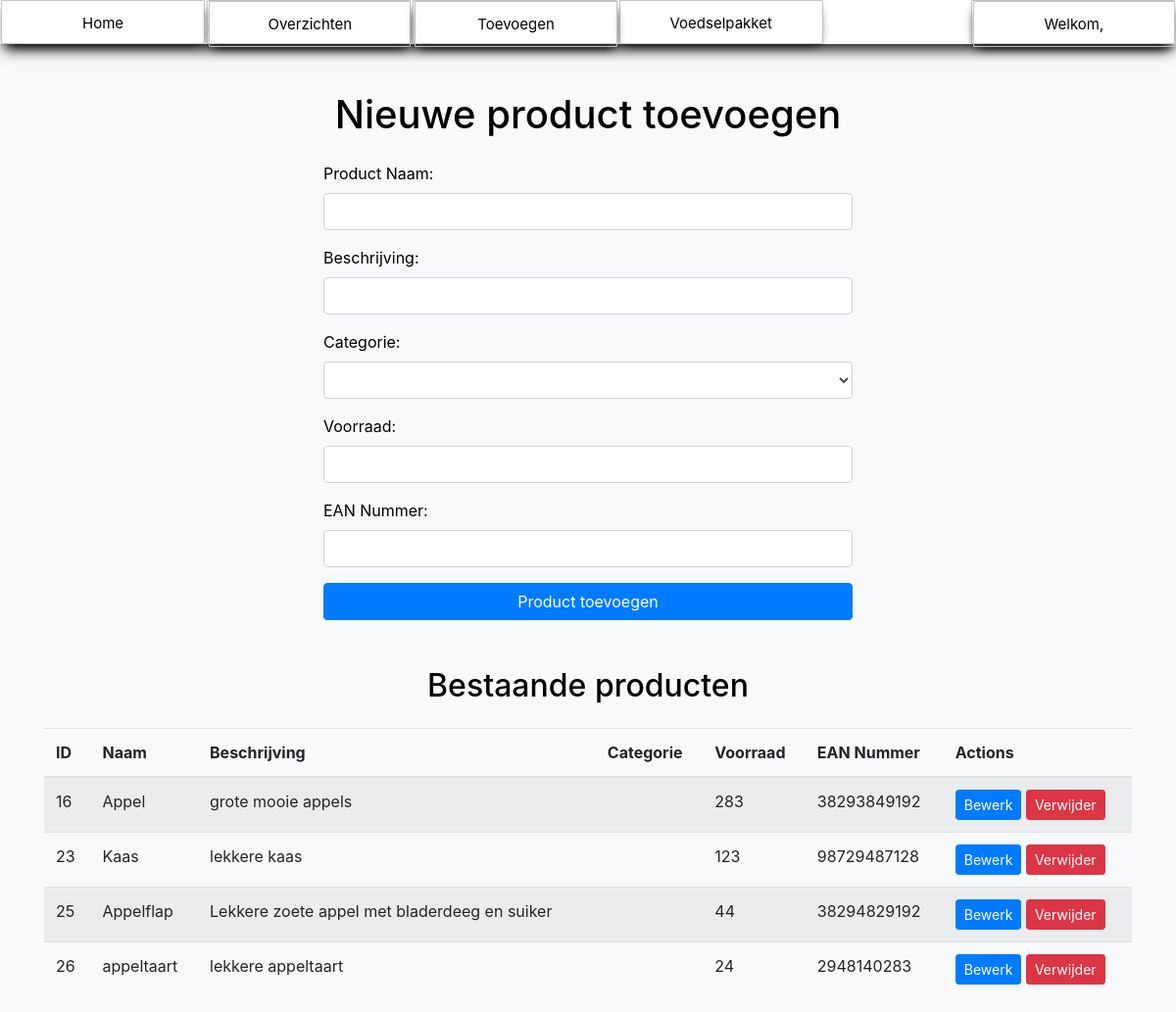
Page /productentoevoegen.php (signed in) on the earlier database version.
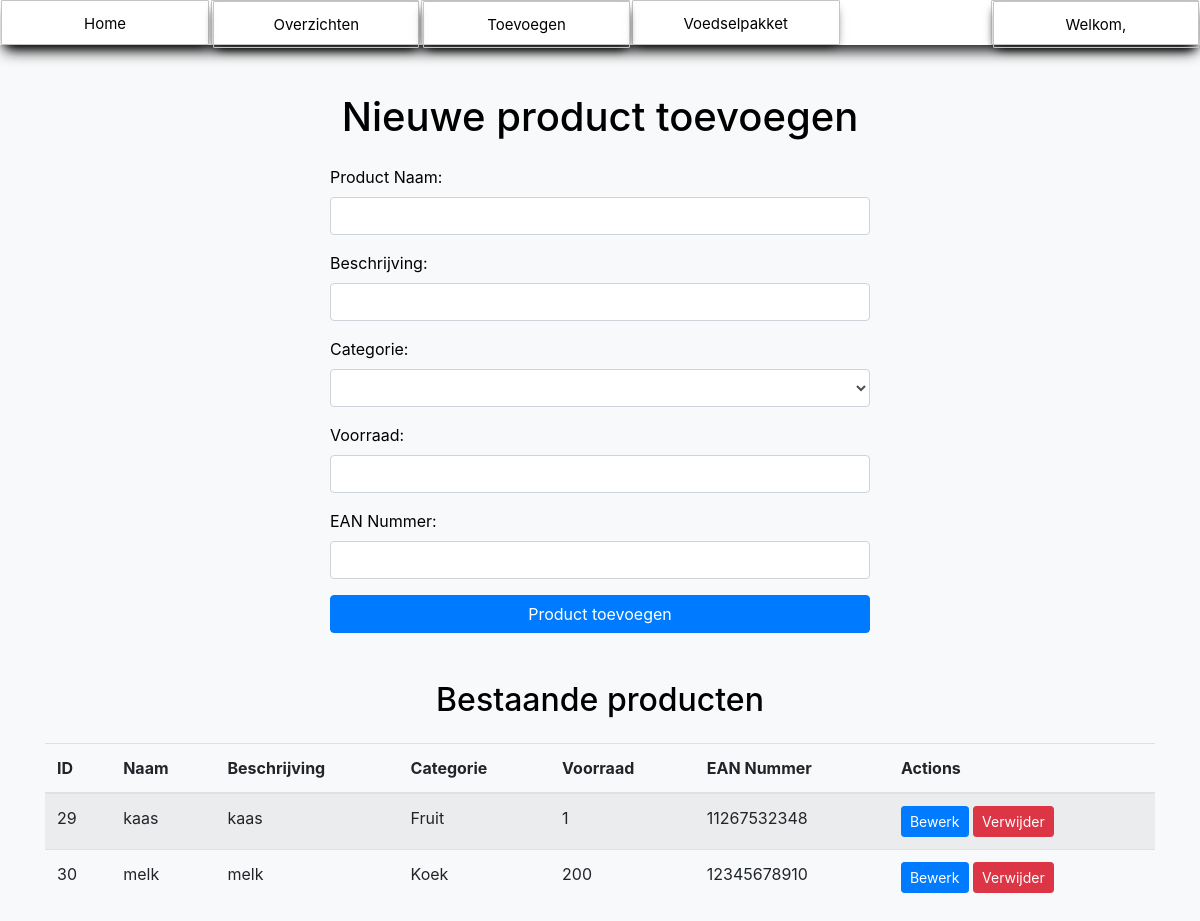
Same page on the later database version.
### tables this page shows
CREATE TABLE `producten` (
  `id` int(11) NOT NULL,
  `naam` varchar(255) NOT NULL,
  `beschrijving` varchar(100) NOT NULL,
  `categorie` varchar(500) NOT NULL,
  `voorraad` int(11) NOT NULL,
  `EAN-Nummer` varchar(255) NOT NULL
);

### productentoevoegen.php (the view, shortened to what this page needs)
<?php
include "navigation.php";
$categories = array(
    '            ',
    'Aardappelen',
    'Groente',
    'Fruit',
    'Kaas',
    'Vleeswaren',
    'Zuivel',
    'Plantaardig',
    'Eieren',
    'Bakkerij',
    'Banket',
    'Frisdrank',
    'Sappen',
    'Koffie',
    'Thee',
    'Pasta',
    'Rijst',
    'Wereldkeuken',
    'Soepen',
    'Sauzen',
    'Kruiden',
    'Olie',
    'Snoep',
    'Koek',
    'Chocolade',
    'Baby',
    'Verzorging',
    'Hygiëne'
);
?>
<!DOCTYPE html>
<html lang="en">
<head>
    <link href="https://stackpath.bootstrapcdn.com/bootstrap/4.5.0/css/bootstrap.min.css" rel="stylesheet">
</head>
<body class="bg-light">
    <div class="container mt-5">
        <div class="row">
            <div class="col-md-6 offset-md-3">
                <h1 style="color: black" class="text-center mb-4">Nieuwe product toevoegen</h1>
                <form action="productentoevoegen.php" method="POST">
                    <div class="form-group">
                        <label>Product Naam:</label>
                        <input type="text" class="form-control" id="naam" name="naam" required>
                    </div>
                    <div class="form-group">
                        <label>Beschrijving:</label>
                        <input type="text" class="form-control" id="beschrijving" name="beschrijving" required>
                    </div>
                    <div class="form-group">
                        <label>Categorie:</label>
                        <select class="form-control" id="categorie" name="categorie" required>
                            <?php foreach ($categories as $category): ?>
                                <option value="<?php echo $category; ?>"><?php echo $category; ?></option>
                                <?php endforeach; ?>
                            </select>
                    </div>
                    <div class="form-group">
                        <label for="voorraad">Voorraad:</label>
                        <input type="number" class="form-control" id="voorraad" name="voorraad" required>
                    </div>
                    <div class="form-group">
                        <label>EAN Nummer:</label>
                        <input type="text" class="form-control" id="eanNummer" name="eanNummer" required>
                    </div>
                    <button type="submit" class="btn btn-primary btn-block">Product toevoegen</button>
                </form>
            </div>
        </div>
        <h2 style="color: black;" class="text-center mt-5">Bestaande producten</h2>
        <div class="table-responsive mt-4">
            <table class="table table-striped">
                <thead>
                    <tr>
                        <th>ID</th>
                        <th>Naam</th>
                        <th>Beschrijving</th>
                        <th>Categorie</th>
                        <th>Voorraad</th>
                        <th>EAN Nummer</th>
                        <th>Actions</th>
                    </tr>
                </thead>
                <tbody>
                    <?php
                        try {
                            $sql = "SELECT * FROM producten";
                            $stmt = $conn->prepare($sql);
                            $stmt->execute();
                            $products = $stmt->fetchAll();
                            foreach ($products as $product) {
                                echo "<tr>";
                                echo "<td>" . $product['id'] . "</td>";
                                echo "<td>" . $product['naam'] . "</td>";
                                echo "<td>" . $product['beschrijving'] . "</td>";
                                echo "<td>" . $product['categorie'] . "</td>";
                                echo "<td>" . $product['voorraad'] . "</td>";
                                echo "<td>" . $product['EAN-Nummer'] . "</td>";
                                echo "<td>
                                    <a href='edit_product.php?id=" . $product['id'] . "' class='btn btn-primary btn-sm'>Bewerk</a>
                                    <button class='btn btn-danger btn-sm' data-toggle='modal' data-target='#confirmDeleteModal" . $product['id'] . "'>Verwijder</button>
                                    </td>";
                                echo "</tr>";
                            }
                        } catch (PDOException $e) {
                            echo "<div class='alert alert-danger'>" . $e->getMessage() . "</div>";
                        }
                    ?>
                </tbody>
            </table>
        </div>
    </div>
</body>
</html>

Differences in the rows shown:
removed producten: id "16", naam "Appel", beschrijving "grote mooie appels", voorraad "283", value "38293849192"
removed producten: id "23", naam "Kaas", beschrijving "lekkere kaas", voorraad "123", value "98729487128"
removed producten: id "25", naam "Appelflap", beschrijving "Lekkere zoete appel met bladerdeeg en suiker", voorraad "44", value "38294829192"
removed producten: id "26", naam "appeltaart", beschrijving "lekkere appeltaart", voorraad "24", value "2948140283"
added producten: id "29", naam "kaas", beschrijving "kaas", categorie "Fruit", voorraad "1", value "11267532348"
added producten: id "30", naam "melk", beschrijving "melk", categorie "Koek", voorraad "200", value "12345678910"
